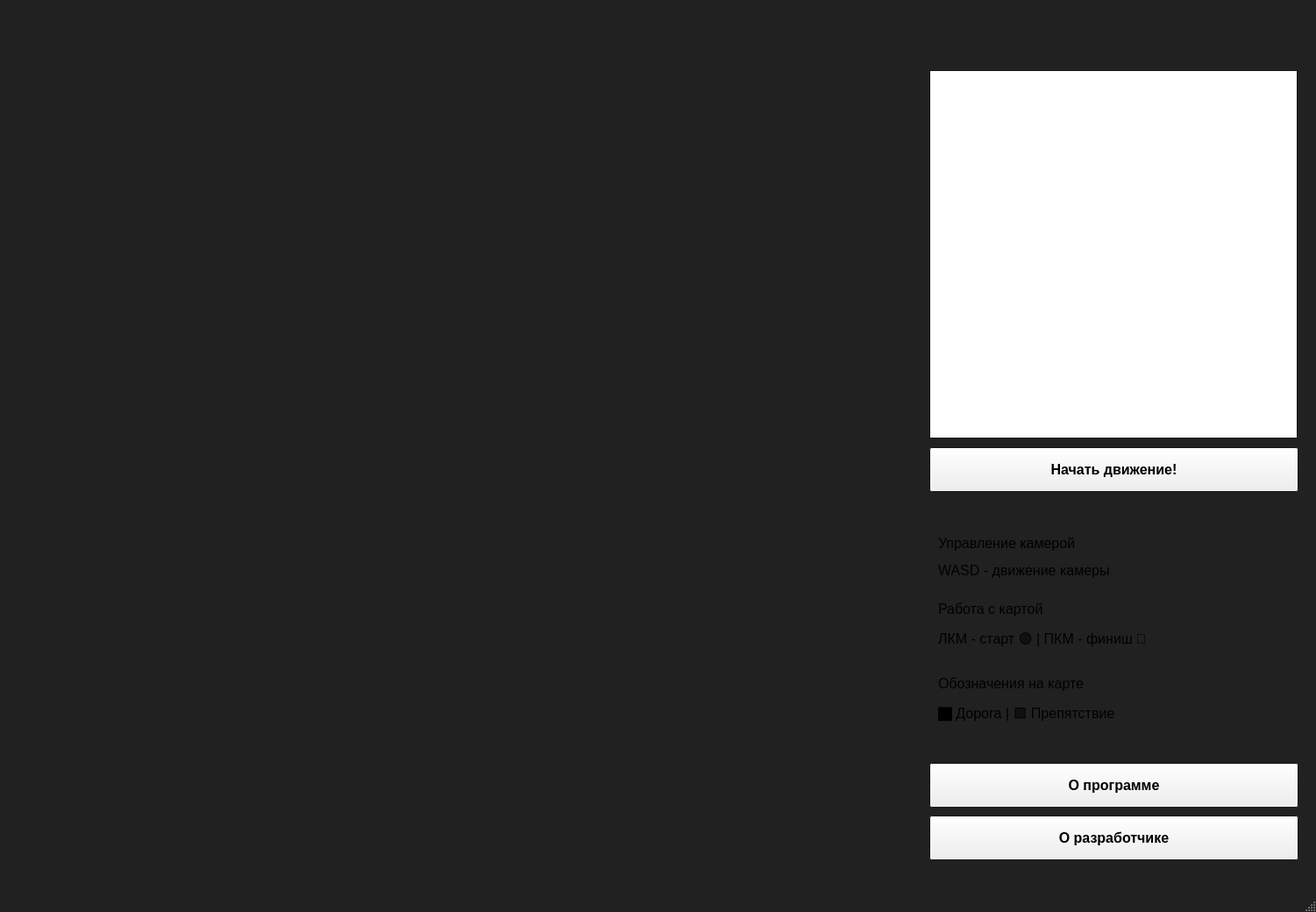
<?xml version="1.0" encoding="UTF-8"?>
<ui version="4.0">
 <class>MainWindow</class>
 <widget class="QMainWindow" name="MainWindow">
  <property name="geometry">
   <rect>
    <x>0</x>
    <y>0</y>
    <width>1501</width>
    <height>1040</height>
   </rect>
  </property>
  <property name="sizePolicy">
   <sizepolicy hsizetype="Fixed" vsizetype="Fixed">
    <horstretch>0</horstretch>
    <verstretch>0</verstretch>
   </sizepolicy>
  </property>
  <property name="palette">
   <palette>
    <active>
     <colorrole role="Window">
      <brush brushstyle="SolidPattern">
       <color alpha="255">
        <red>33</red>
        <green>33</green>
        <blue>33</blue>
       </color>
      </brush>
     </colorrole>
    </active>
    <inactive>
     <colorrole role="Window">
      <brush brushstyle="SolidPattern">
       <color alpha="255">
        <red>33</red>
        <green>33</green>
        <blue>33</blue>
       </color>
      </brush>
     </colorrole>
    </inactive>
    <disabled>
     <colorrole role="Base">
      <brush brushstyle="SolidPattern">
       <color alpha="255">
        <red>33</red>
        <green>33</green>
        <blue>33</blue>
       </color>
      </brush>
     </colorrole>
     <colorrole role="Window">
      <brush brushstyle="SolidPattern">
       <color alpha="255">
        <red>33</red>
        <green>33</green>
        <blue>33</blue>
       </color>
      </brush>
     </colorrole>
    </disabled>
   </palette>
  </property>
  <property name="windowTitle">
   <string>Course work</string>
  </property>
  <widget class="QWidget" name="centralwidget">
   <widget class="QLabel" name="label_field">
    <property name="geometry">
     <rect>
      <x>30</x>
      <y>30</y>
      <width>1000</width>
      <height>1000</height>
     </rect>
    </property>
    <property name="text">
     <string/>
    </property>
   </widget>
   <widget class="QGraphicsView" name="mapView">
    <property name="geometry">
     <rect>
      <x>1060</x>
      <y>80</y>
      <width>420</width>
      <height>420</height>
     </rect>
    </property>
   </widget>
   <widget class="QPushButton" name="mapBtn">
    <property name="geometry">
     <rect>
      <x>1060</x>
      <y>510</y>
      <width>421</width>
      <height>51</height>
     </rect>
    </property>
    <property name="font">
     <font>
      <family>Tahoma</family>
      <pointsize>12</pointsize>
      <bold>true</bold>
     </font>
    </property>
    <property name="text">
     <string>Начать движение!</string>
    </property>
   </widget>
   <widget class="QLabel" name="label">
    <property name="geometry">
     <rect>
      <x>1070</x>
      <y>590</y>
      <width>341</width>
      <height>261</height>
     </rect>
    </property>
    <property name="toolTip">
     <string>&lt;html&gt;&lt;head/&gt;&lt;body&gt;&lt;p&gt;&lt;span style=&quot; font-family:'quote-cjk-patch','Inter','system-ui','-apple-system','BlinkMacSystemFont','Segoe UI','Roboto','Oxygen','Ubuntu','Cantarell','Open Sans','Helvetica Neue','sans-serif'; font-size:16px; font-weight:600; color:#f9fafb;&quot;&gt;Управление камерой&lt;/span&gt;&lt;span style=&quot; font-family:'quote-cjk-patch','Inter','system-ui','-apple-system','BlinkMacSystemFont','Segoe UI','Roboto','Oxygen','Ubuntu','Cantarell','Open Sans','Helvetica Neue','sans-serif'; font-size:16px; color:#f9fafb;&quot;&gt;&lt;br/&gt;WASD - движение камеры | Q/E - вращение&lt;/span&gt;&lt;/p&gt;&lt;p&gt;&lt;span style=&quot; font-family:'quote-cjk-patch','Inter','system-ui','-apple-system','BlinkMacSystemFont','Segoe UI','Roboto','Oxygen','Ubuntu','Cantarell','Open Sans','Helvetica Neue','sans-serif'; font-size:16px; font-weight:600; color:#f9fafb;&quot;&gt;Работа с картой&lt;/span&gt;&lt;span style=&quot; font-family:'quote-cjk-patch','Inter','system-ui','-apple-system','BlinkMacSystemFont','Segoe UI','Roboto','Oxygen','Ubuntu','Cantarell','Open Sans','Helvetica Neue','sans-serif'; font-size:16px; color:#f9fafb;&quot;&gt;&lt;br/&gt;ЛКМ - старт 🟢 | ПКМ - финиш 🔴&lt;/span&gt;&lt;/p&gt;&lt;p&gt;&lt;span style=&quot; font-family:'quote-cjk-patch','Inter','system-ui','-apple-system','BlinkMacSystemFont','Segoe UI','Roboto','Oxygen','Ubuntu','Cantarell','Open Sans','Helvetica Neue','sans-serif'; font-size:16px; font-weight:600; color:#f9fafb;&quot;&gt;Обозначения&lt;/span&gt;&lt;span style=&quot; font-family:'quote-cjk-patch','Inter','system-ui','-apple-system','BlinkMacSystemFont','Segoe UI','Roboto','Oxygen','Ubuntu','Cantarell','Open Sans','Helvetica Neue','sans-serif'; font-size:16px; color:#f9fafb;&quot;&gt;&lt;br/&gt;⬛ Дорога | 🟩 Препятствие&lt;/span&gt;&lt;/p&gt;&lt;p&gt;&lt;span style=&quot; font-family:'quote-cjk-patch','Inter','system-ui','-apple-system','BlinkMacSystemFont','Segoe UI','Roboto','Oxygen','Ubuntu','Cantarell','Open Sans','Helvetica Neue','sans-serif'; font-size:16px; font-weight:600; color:#f9fafb;&quot;&gt;Запуск маршрута&lt;/span&gt;&lt;span style=&quot; font-family:'quote-cjk-patch','Inter','system-ui','-apple-system','BlinkMacSystemFont','Segoe UI','Roboto','Oxygen','Ubuntu','Cantarell','Open Sans','Helvetica Neue','sans-serif'; font-size:16px; color:#f9fafb;&quot;&gt;&lt;br/&gt;Выберите точки → Start Movement&lt;/span&gt;&lt;/p&gt;&lt;/body&gt;&lt;/html&gt;</string>
    </property>
    <property name="text">
     <string>&lt;html&gt;&lt;head/&gt;&lt;body&gt;&lt;p&gt;&lt;span style=&quot; font-size:12pt;&quot;&gt;Управление камерой&lt;/span&gt;&lt;/p&gt;&lt;p&gt;&lt;span style=&quot; font-size:12pt;&quot;&gt;WASD - движение камеры&lt;/span&gt;&lt;br/&gt;&lt;/p&gt;&lt;p&gt;&lt;span style=&quot; font-size:12pt;&quot;&gt;Работа с картой&lt;/span&gt;&lt;/p&gt;&lt;p&gt;&lt;span style=&quot; font-size:12pt;&quot;&gt;ЛКМ - старт 🟢 | ПКМ - финиш 🔴&lt;/span&gt;&lt;br/&gt;&lt;/p&gt;&lt;p&gt;&lt;span style=&quot; font-size:12pt;&quot;&gt;Обозначения на карте&lt;/span&gt;&lt;/p&gt;&lt;p&gt;&lt;span style=&quot; font-size:12pt;&quot;&gt;⬛ Дорога | 🟩 Препятствие&lt;/span&gt;&lt;/p&gt;&lt;/body&gt;&lt;/html&gt;</string>
    </property>
   </widget>
   <widget class="QPushButton" name="aboutProgramm">
    <property name="geometry">
     <rect>
      <x>1060</x>
      <y>870</y>
      <width>421</width>
      <height>51</height>
     </rect>
    </property>
    <property name="font">
     <font>
      <family>Tahoma</family>
      <pointsize>12</pointsize>
      <bold>true</bold>
     </font>
    </property>
    <property name="text">
     <string>О программе</string>
    </property>
   </widget>
   <widget class="QPushButton" name="aboutCreator">
    <property name="geometry">
     <rect>
      <x>1060</x>
      <y>930</y>
      <width>421</width>
      <height>51</height>
     </rect>
    </property>
    <property name="font">
     <font>
      <family>Tahoma</family>
      <pointsize>12</pointsize>
      <bold>true</bold>
     </font>
    </property>
    <property name="text">
     <string>О разработчике</string>
    </property>
   </widget>
  </widget>
  <widget class="QStatusBar" name="statusbar"/>
 </widget>
 <resources/>
 <connections/>
</ui>
